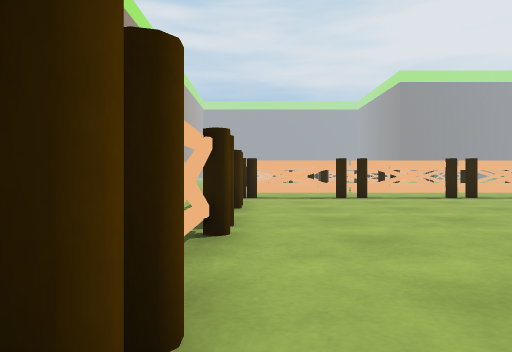
[1] (above)

24 first-person views from a walk through a 3-D level made in the Unity game engine. The camera is 0.59 m above the floor, looks level and sees 70° across. The floor is counted in squares, 1 m on a side. Each view is taken from the middle of a square. On the plan, view 1 faces up. The plan holds only what a view shows up to about 10 squares ahead; the rest is blank. The place goes on beyond the plan.

[2]
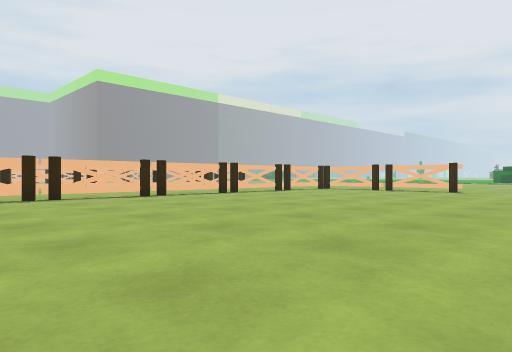

[3]
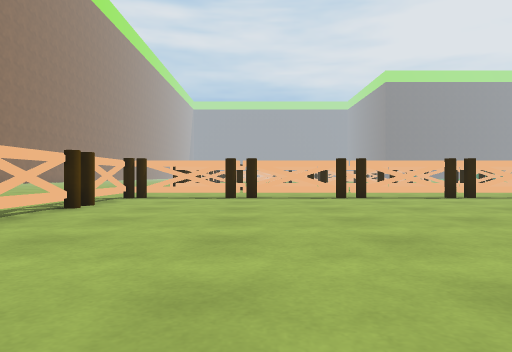

[4]
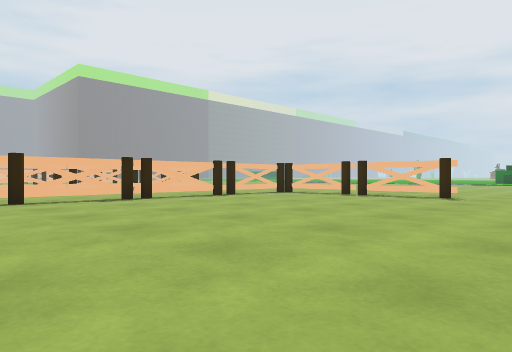

[5]
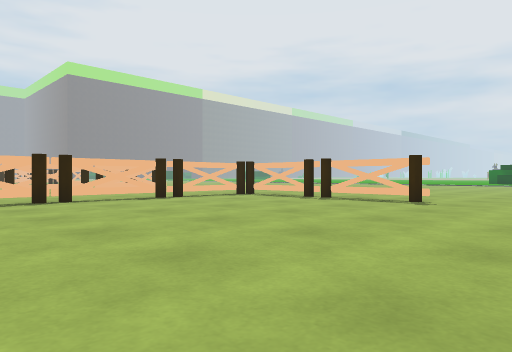

[6]
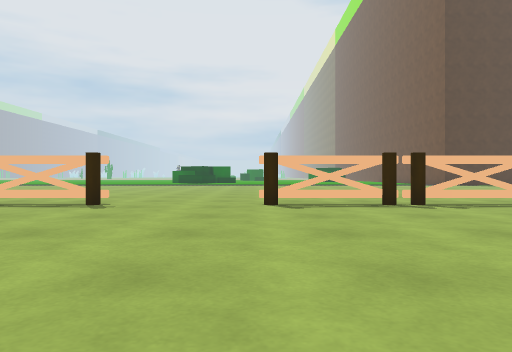

[7]
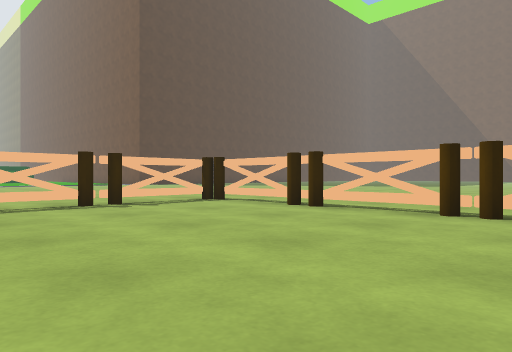

[8]
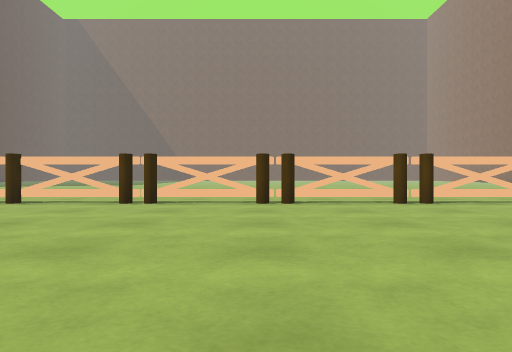

[9]
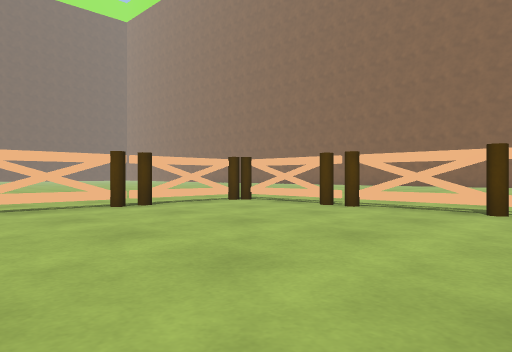

[10]
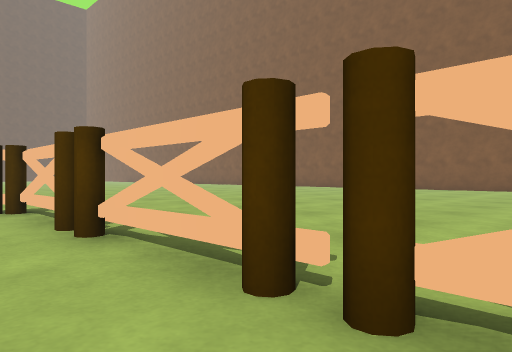

[11]
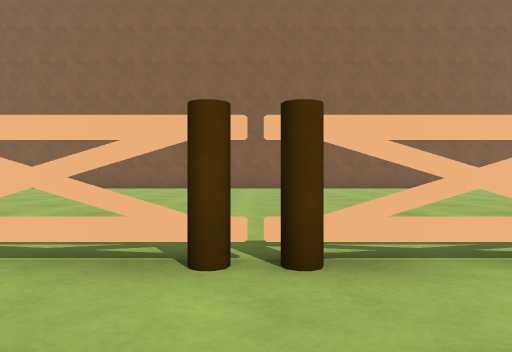

[12]
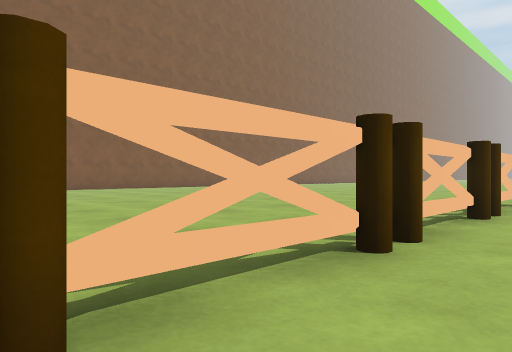

[13]
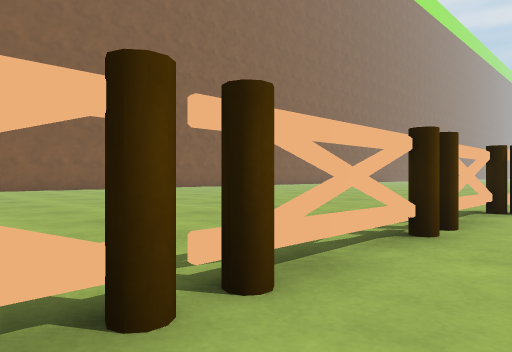

[14]
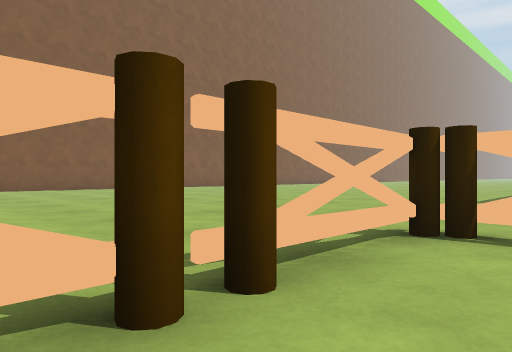

[15]
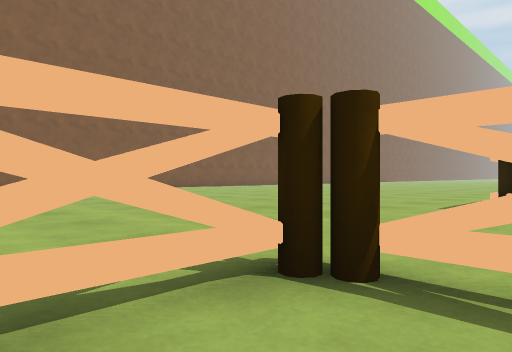

[16]
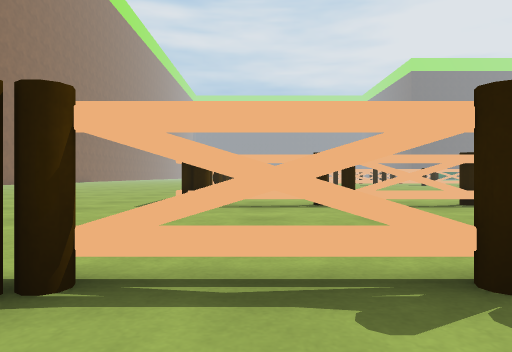

[17]
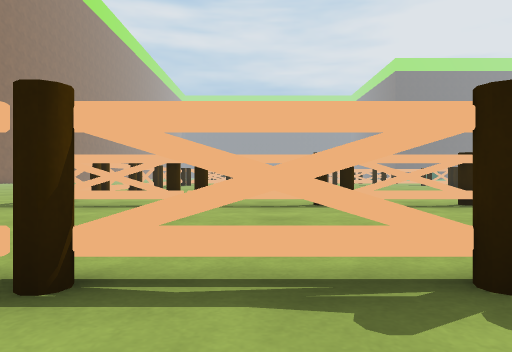

[18]
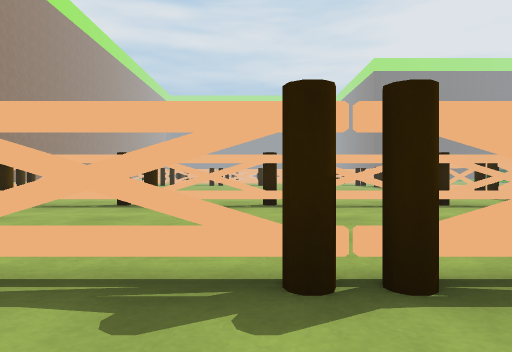

[19]
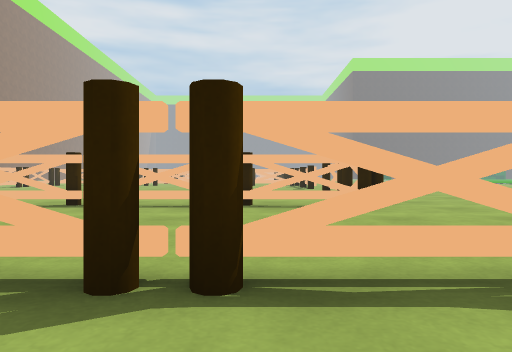

[20]
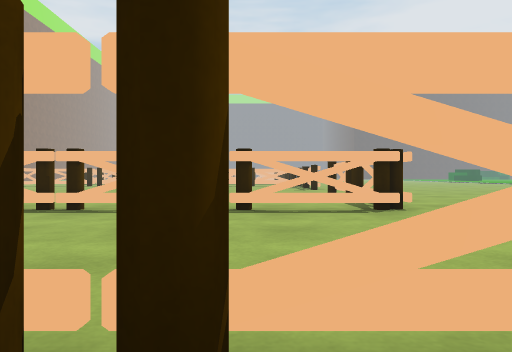

[21]
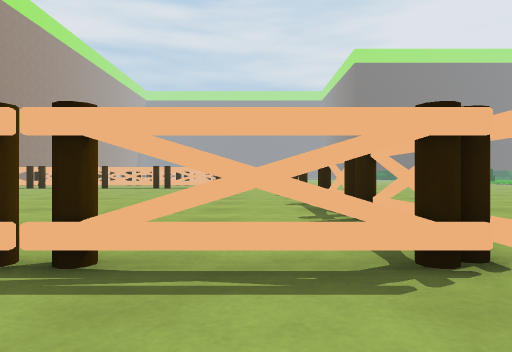

[22]
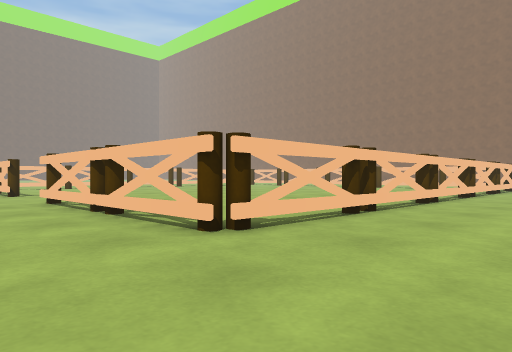

[23]
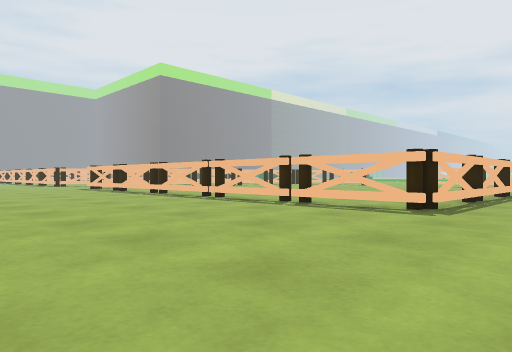

[24]
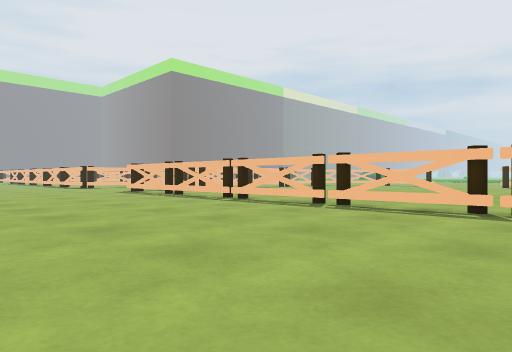

### Floor plan
Key: @ floor where view 1 was taken; # wall or solid block; . floor; = window, fence, low wall or low ledge; T thing the floor can be seen under or through.
Columns run from 10 left of view 1 to 17 right of it. Each row starts with its distance up from view 1.
 28      ..
 27      ...
 26      ....
 25     .....#
 24     .....T.
 23     .....T..       .. ...
 22     .....T..      ... ...
 21     .....T..      ... ...#
 20    ......T..      ... ...#
 19    ......T..       ......#..
 18    ......T..        .....#..
 17    ......T...............#..
 16    ......=T.............T=..
 15    .......TTTTTTTTTTTTTTT..
 14    ........................
 13    .........................
 12   ..........................
 11   ..........................
 10  ........#######TTTTTTTTTT..
  9 .........#...............T.
  8 .........=...............=.
  7  ........#...............T..
  6 .........#...............T..
  5 .........=...............=..
  4  ........#...............#..
  3   .......#..................
  2    ......=..................
  1   .......#..................
  0 .........=@..............=..
 -1 .........#...............#..
 -2  ........#...............#..
 -3    ......=...............=..
 -4   .......#...............#..
 -5   .......#################..
 -6       .. ................

Positions as (right, up) in squares from view 1, and headings:
1: (0, 0), facing up
2: (0, 0), facing up-right
3: (3, 0), facing up
4: (4, 1), facing up-right
5: (6, 1), facing up-right
6: (7, 1), facing right
7: (7, 1), facing down-right
8: (6, 3), facing down
9: (6, 2), facing down-left
10: (1, 2), facing down-left
11: (2, 1), facing left
12: (1, 1), facing up-left
13: (1, 3), facing up-left
14: (1, 6), facing up-left
15: (1, 8), facing up-left
16: (1, 8), facing up
17: (4, 8), facing up
18: (8, 8), facing up
19: (12, 8), facing up
20: (12, 9), facing up
21: (13, 13), facing up
22: (17, 13), facing down-left
23: (-7, 13), facing up-right
24: (-7, 17), facing up-right
